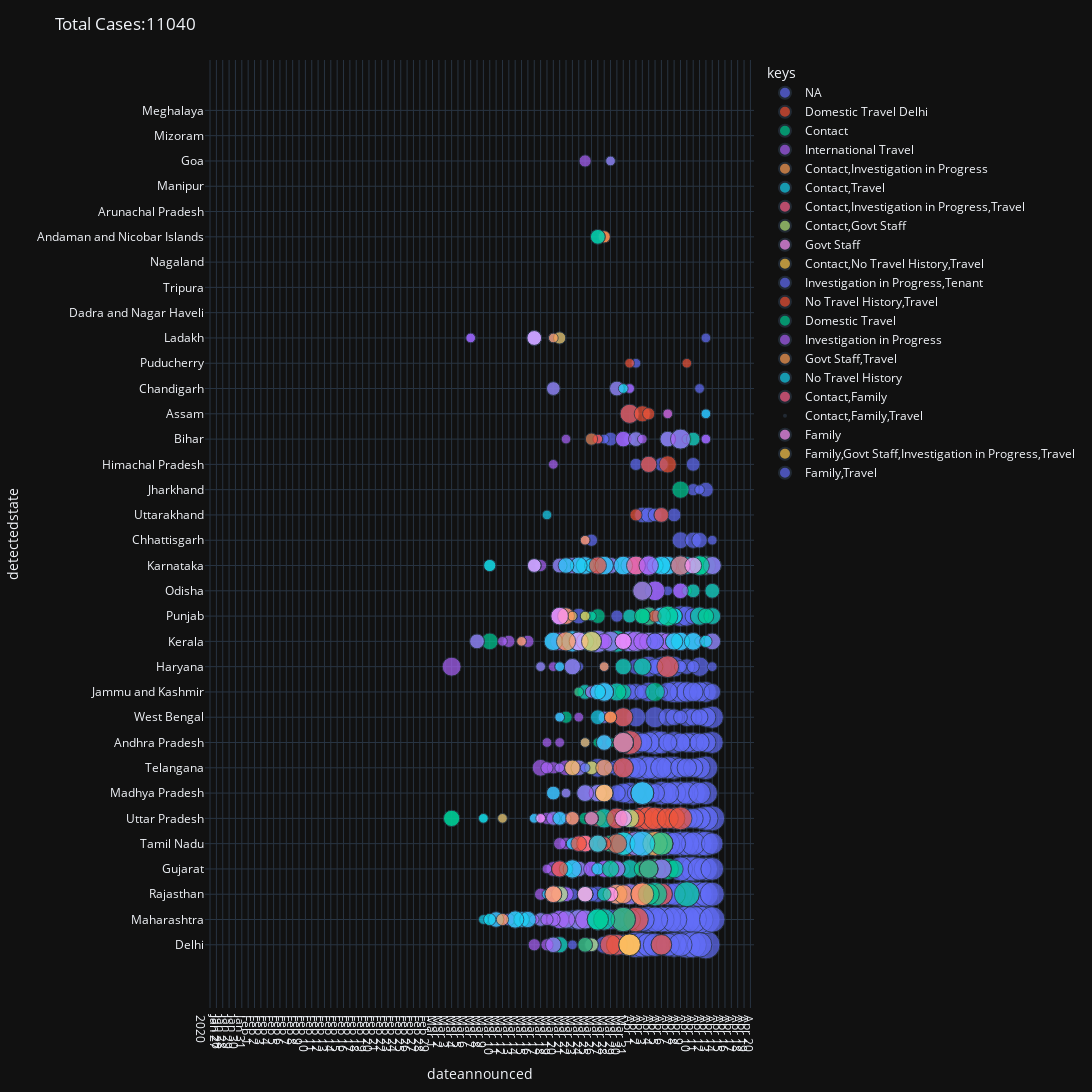

The cell this chart's notebook holds for it:
### Code cell
df1 = df[df['keys']!='_']
df1 = df1[df1['keys']!='N_A']
#dateannounced
#df1 = df1[df1['travel']==True]
print(len(df1))
dfa = pd.DataFrame(df1.groupby(['keys', 'dateannounced','detectedstate']).size().reset_index(name='counts'))
dfa = dfa.sort_values(by=['counts'], ascending=False)
dfa['total_ct'] = dfa.groupby('detectedstate')['counts'].transform('sum')
dfa['total_ct_daily'] = dfa.groupby(['dateannounced','detectedstate'])['counts'].transform('sum')
dfa['total_ct_daily_log'] = np.log(dfa['total_ct_daily'])
#dfa = dfa.sort_values(by=['detectedstate'])
#dfa = dfa.sort_values(by=['total_ct'])
fig = px.scatter(dfa, y='detectedstate', size='total_ct_daily_log', color='keys', 
                 x='dateannounced', template='plotly_dark', 
                 hover_data=['total_ct','counts'])#,range_x=['2020-03-01','2020-04-17'])
fig.update_layout(
    autosize=False,
    width=2500,
    height=1250,
    title_text='Total Cases:'+str(len(df)),
    xaxis=dict(
        tickmode='linear')
    )

fig.show()
fig.write_html("scatter_plot_breakdown.html")

### Figure 1 — Plotly figure (JSON) as saved in the notebook; plotly's stock layout.template omitted (floating-point values rounded to 4 significant figures; data arrays with more than 128 entries replaced by an {"elided": "..."} marker saying what was removed)
{"data": [{"customdata": {"elided": "322x2 int values"}, "hovertemplate": "keys=NA<br>dateannounced=%{x}<br>detectedstate=%{y}<br>total_ct_daily_log=%{marker.size}<br>total_ct=%{customdata[0]}<br>counts=%{customdata[1]}<extra></extra>", "legendgroup": "NA", "marker": {"color": "#636efa", "size": {"elided": "322 float values"}, "sizemode": "area", "sizeref": 0.01469, "symbol": "circle"}, "mode": "markers", "name": "NA", "showlegend": true, "type": "scatter", "x": {"elided": "322 str values"}, "xaxis": "x", "y": {"elided": "322 str values"}, "yaxis": "y"}, {"customdata": {"elided": "73x2 int values"}, "hovertemplate": "keys=Domestic Travel Delhi<br>dateannounced=%{x}<br>detectedstate=%{y}<br>total_ct_daily_log=%{marker.size}<br>total_ct=%{customdata[0]}<br>counts=%{customdata[1]}<extra></extra>", "legendgroup": "Domestic Travel Delhi", "marker": {"color": "#EF553B", "size": [4.7, 4.625, 4.454, 4.317, 4.304, 4.043, 4.205, 3.912, 3.829, 3.296, 4.094, 3.219, 3.497, 2.996, 3.367, 3.296, 2.708, 3.784, 3.045, 3.091, 2.197, 2.639, 1.946, 3.296, 3.135, 2.996, 3.555, 1.946, 1.946, 4.477, 2.485, 2.485, 2.079, 2.079, 1.099, 1.386, 2.89, 2.565, 2.773, 1.099, 3.296, 2.485, 0.6931, 1.792, 2.996, 4.407, 0.6931, 2.773, 0.6931, 1.099, 1.386, 3.045, 2.398, 3.829, 1.792, 1.792, 0.6931, 2.197, 3.892, 2.708, 1.609, 2.398, 1.946, 0.6931, 1.946, 2.833, 0, 0, 2.565, 1.946, 2.708, 0, 2.398], "sizemode": "area", "sizeref": 0.01469, "symbol": "circle"}, "mode": "markers", "name": "Domestic Travel Delhi", "showlegend": true, "type": "scatter", "x": ["2020-04-01", "2020-04-03", "2020-04-05", "2020-04-02", "2020-04-04", "2020-03-31", "2020-04-01", "2020-04-06", "2020-04-03", "2020-04-06", "2020-04-04", "2020-03-30", "2020-04-07", "2020-03-31", "2020-04-08", "2020-04-01", "2020-04-01", "2020-04-05", "2020-03-31", "2020-04-06", "2020-04-07", "2020-04-02", "2020-04-03", "2020-04-07", "2020-03-29", "2020-04-05", "2020-04-06", "2020-04-04", "2020-04-05", "2020-04-02", "2020-04-06", "2020-04-07", "2020-04-05", "2020-03-29", "2020-04-02", "2020-04-03", "2020-04-06", "2020-04-06", "2020-04-09", "2020-04-04", "2020-04-04", "2020-04-04", "2020-04-10", "2020-04-08", "2020-04-07", "2020-03-31", "2020-04-01", "2020-04-04", "2020-03-30", "2020-03-28", "2020-03-26", "2020-04-02", "2020-04-02", "2020-04-03", "2020-04-03", "2020-03-28", "2020-04-07", "2020-04-08", "2020-04-09", "2020-04-13", "2020-04-06", "2020-04-06", "2020-03-21", "2020-03-24", "2020-03-27", "2020-03-30", "2020-04-02", "2020-04-02", "2020-04-02", "2020-04-03", "2020-04-03", "2020-04-04", "2020-04-04"], "xaxis": "x", "y": ["Tamil Nadu", "Tamil Nadu", "Tamil Nadu", "Tamil Nadu", "Tamil Nadu", "Tamil Nadu", "Andhra Pradesh", "Tamil Nadu", "Uttar Pradesh", "Uttar Pradesh", "Uttar Pradesh", "Delhi", "Haryana", "Telangana", "Uttar Pradesh", "Rajasthan", "Assam", "Uttar Pradesh", "Andhra Pradesh", "Delhi", "Himachal Pradesh", "Karnataka", "Assam", "Uttar Pradesh", "Delhi", "Gujarat", "Rajasthan", "Himachal Pradesh", "Karnataka", "Maharashtra", "Karnataka", "Karnataka", "Kerala", "Tamil Nadu", "Uttarakhand", "Karnataka", "Gujarat", "Kerala", "Karnataka", "Assam", "Rajasthan", "Punjab", "Puducherry", "Karnataka", "Punjab", "Maharashtra", "Puducherry", "Karnataka", "Andhra Pradesh", "Andaman and Nicobar Islands", "Telangana", "Kerala", "Uttar Pradesh", "Rajasthan", "Punjab", "Andhra Pradesh", "Assam", "Kerala", "Uttar Pradesh", "Karnataka", "Uttarakhand", "Punjab", "Gujarat", "Jammu and Kashmir", "Uttar Pradesh", "Tamil Nadu", "Arunachal Pradesh", "Manipur", "Rajasthan", "Gujarat", "Odisha", "Chhattisgarh", "Kerala"], "yaxis": "y"}, {"customdata": {"elided": "152x2 int values"}, "hovertemplate": "keys=Contact<br>dateannounced=%{x}<br>detectedstate=%{y}<br>total_ct_daily_log=%{marker.size}<br>total_ct=%{customdata[0]}<br>counts=%{customdata[1]}<extra></extra>", "legendgroup": "Contact", "marker": {"color": "#00cc96", "size": {"elided": "152 float values"}, "sizemode": "area", "sizeref": 0.01469, "symbol": "circle"}, "mode": "markers", "name": "Contact", "showlegend": true, "type": "scatter", "x": {"elided": "152 str values"}, "xaxis": "x", "y": {"elided": "152 str values"}, "yaxis": "y"}, {"customdata": {"elided": "207x2 int values"}, "hovertemplate": "keys=International Travel<br>dateannounced=%{x}<br>detectedstate=%{y}<br>total_ct_daily_log=%{marker.size}<br>total_ct=%{customdata[0]}<br>counts=%{customdata[1]}<extra></extra>", "legendgroup": "International Travel", "marker": {"color": "#ab63fa", "size": {"elided": "207 float values"}, "sizemode": "area", "sizeref": 0.01469, "symbol": "circle"}, "mode": "markers", "name": "International Travel", "showlegend": true, "type": "scatter", "x": {"elided": "207 str values"}, "xaxis": "x", "y": {"elided": "207 str values"}, "yaxis": "y"}, {"customdata": [[1204, 14], [969, 8], [184, 5], [1204, 4], [17, 2], [473, 2], [969, 2], [60, 2], [17, 1], [184, 1], [1204, 1], [11, 1], [21, 1]], "hovertemplate": "keys=Contact,Investigation in Progress<br>dateannounced=%{x}<br>detectedstate=%{y}<br>total_ct_daily_log=%{marker.size}<br>total_ct=%{customdata[0]}<br>counts=%{customdata[1]}<extra></extra>", "legendgroup": "Contact,Investigation in Progress", "marker": {"color": "#FFA15A", "size": [3.912, 2.996, 2.079, 4.454, 1.099, 3.045, 2.639, 2.708, 0.6931, 0.6931, 2.079, 1.099, 0], "sizemode": "area", "sizeref": 0.01469, "symbol": "circle"}, "mode": "markers", "name": "Contact,Investigation in Progress", "showlegend": true, "type": "scatter", "x": ["2020-04-06", "2020-03-30", "2020-03-22", "2020-04-05", "2020-03-21", "2020-03-31", "2020-03-31", "2020-04-03", "2020-03-20", "2020-03-23", "2020-03-25", "2020-03-28", "2020-04-02"], "xaxis": "x", "y": ["Tamil Nadu", "Rajasthan", "Punjab", "Tamil Nadu", "Ladakh", "Andhra Pradesh", "Rajasthan", "Odisha", "Ladakh", "Punjab", "Tamil Nadu", "Andaman and Nicobar Islands", "Chandigarh"], "yaxis": "y"}, {"customdata": {"elided": "65x2 int values"}, "hovertemplate": "keys=Contact,Travel<br>dateannounced=%{x}<br>detectedstate=%{y}<br>total_ct_daily_log=%{marker.size}<br>total_ct=%{customdata[0]}<br>counts=%{customdata[1]}<extra></extra>", "legendgroup": "Contact,Travel", "marker": {"color": "#19d3f3", "size": [3.332, 2.833, 3.85, 1.609, 1.792, 1.792, 2.303, 1.386, 2.565, 2.485, 2.485, 3.045, 2.197, 1.792, 1.946, 1.386, 2.079, 2.197, 0.6931, 2.565, 2.485, 4.043, 0.6931, 0.6931, 1.946, 2.079, 1.099, 0, 0, 0, 0, 1.609, 0, 1.099, 0.6931, 0, 0.6931, 1.386, 2.485, 1.946, 0.6931, 2.485, 2.398, 2.197, 2.303, 0.6931, 2.303, 0.6931, 1.099, 1.792, 1.099, 1.609, 1.386, 0.6931, 1.386, 1.792, 2.485, 3.332, 1.099, 2.639, 0.6931, 2.197, 1.792, 2.944, 1.386], "sizemode": "area", "sizeref": 0.01469, "symbol": "circle"}, "mode": "markers", "name": "Contact,Travel", "showlegend": true, "type": "scatter", "x": ["2020-03-27", "2020-03-30", "2020-04-03", "2020-03-27", "2020-03-11", "2020-03-15", "2020-03-25", "2020-03-20", "2020-03-31", "2020-04-07", "2020-04-09", "2020-03-31", "2020-03-27", "2020-03-28", "2020-03-16", "2020-03-26", "2020-03-24", "2020-03-14", "2020-03-19", "2020-03-28", "2020-03-28", "2020-03-31", "2020-03-19", "2020-03-09", "2020-04-05", "2020-03-31", "2020-03-10", "2020-03-12", "2020-03-18", "2020-03-09", "2020-03-04", "2020-03-17", "2020-03-13", "2020-03-10", "2020-03-17", "2020-03-17", "2020-03-09", "2020-03-17", "2020-03-20", "2020-04-08", "2020-03-31", "2020-04-06", "2020-04-06", "2020-04-08", "2020-04-10", "2020-03-21", "2020-04-11", "2020-04-13", "2020-04-13", "2020-03-27", "2020-03-27", "2020-03-27", "2020-03-21", "2020-03-21", "2020-03-22", "2020-03-22", "2020-03-23", "2020-03-23", "2020-03-23", "2020-03-24", "2020-03-25", "2020-03-25", "2020-03-25", "2020-03-26", "2020-03-26"], "xaxis": "x", "y": ["Maharashtra", "Tamil Nadu", "Madhya Pradesh", "West Bengal", "Maharashtra", "Maharashtra", "Karnataka", "Madhya Pradesh", "Karnataka", "Karnataka", "Kerala", "Andhra Pradesh", "Tamil Nadu", "Andhra Pradesh", "Maharashtra", "Karnataka", "Karnataka", "Maharashtra", "Rajasthan", "Jammu and Kashmir", "Karnataka", "Tamil Nadu", "Uttarakhand", "Maharashtra", "Karnataka", "Uttar Pradesh", "Maharashtra", "Karnataka", "Tamil Nadu", "Karnataka", "Rajasthan", "Ladakh", "Delhi", "Karnataka", "Uttar Pradesh", "Telangana", "Uttar Pradesh", "Karnataka", "Kerala", "Punjab", "Chandigarh", "Karnataka", "Punjab", "Kerala", "Karnataka", "Haryana", "Kerala", "Assam", "Kerala", "Jammu and Kashmir", "Gujarat", "Andaman and Nicobar Islands", "Uttar Pradesh", "West Bengal", "Gujarat", "Karnataka", "Gujarat", "Kerala", "Tamil Nadu", "Kerala", "Andhra Pradesh", "Kerala", "Rajasthan", "Kerala", "Uttar Pradesh"], "yaxis": "y"}, {"customdata": [[969, 7], [258, 1], [473, 1], [1204, 1]], "hovertemplate": "keys=Contact,Investigation in Progress,Travel<br>dateannounced=%{x}<br>detectedstate=%{y}<br>total_ct_daily_log=%{marker.size}<br>total_ct=%{customdata[0]}<br>counts=%{customdata[1]}<extra></extra>", "legendgroup": "Contact,Investigation in Progress,Travel", "marker": {"color": "#FF6692", "size": [3.829, 2.639, 3.045, 2.079], "sizemode": "area", "sizeref": 0.01469, "symbol": "circle"}, "mode": "markers", "name": "Contact,Investigation in Progress,Travel", "showlegend": true, "type": "scatter", "x": ["2020-04-03", "2020-04-02", "2020-03-31", "2020-03-25"], "xaxis": "x", "y": ["Rajasthan", "Karnataka", "Andhra Pradesh", "Tamil Nadu"], "yaxis": "y"}, {"customdata": [[969, 5], [592, 2], [969, 2], [1510, 1], [657, 1]], "hovertemplate": "keys=Contact,Govt Staff<br>dateannounced=%{x}<br>detectedstate=%{y}<br>total_ct_daily_log=%{marker.size}<br>total_ct=%{customdata[0]}<br>counts=%{customdata[1]}<extra></extra>", "legendgroup": "Contact,Govt Staff", "marker": {"color": "#B6E880", "size": [1.946, 1.386, 1.792, 1.386, 2.565], "sizemode": "area", "sizeref": 0.01469, "symbol": "circle"}, "mode": "markers", "name": "Contact,Govt Staff", "showlegend": true, "type": "scatter", "x": ["2020-03-21", "2020-03-26", "2020-03-25", "2020-03-26", "2020-04-01"], "xaxis": "x", "y": ["Rajasthan", "Telangana", "Rajasthan", "Delhi", "Uttar Pradesh"], "yaxis": "y"}, {"customdata": [[969, 5], [258, 1], [17, 1], [657, 1], [1510, 1], [386, 1], [198, 1], [969, 1], [198, 1], [614, 1], [969, 1], [1510, 1]], "hovertemplate": "keys=Govt Staff<br>dateannounced=%{x}<br>detectedstate=%{y}<br>total_ct_daily_log=%{marker.size}<br>total_ct=%{customdata[0]}<br>counts=%{customdata[1]}<extra></extra>", "legendgroup": "Govt Staff", "marker": {"color": "#FF97FF", "size": [2.079, 1.386, 1.609, 0.6931, 0, 2.639, 0, 1.792, 0, 2.303, 1.609, 3.466], "sizemode": "area", "sizeref": 0.01469, "symbol": "circle"}, "mode": "markers", "name": "Govt Staff", "showlegend": true, "type": "scatter", "x": ["2020-03-20", "2020-03-17", "2020-03-17", "2020-03-18", "2020-03-22", "2020-03-24", "2020-03-25", "2020-03-25", "2020-03-26", "2020-03-28", "2020-03-29", "2020-04-01"], "xaxis": "x", "y": ["Rajasthan", "Karnataka", "Ladakh", "Uttar Pradesh", "Delhi", "Kerala", "Haryana", "Rajasthan", "Haryana", "Madhya Pradesh", "Rajasthan", "Delhi"], "yaxis": "y"}, {"customdata": [[614, 5], [657, 1], [592, 1], [184, 1], [386, 1]], "hovertemplate": "keys=Contact,No Travel History,Travel<br>dateannounced=%{x}<br>detectedstate=%{y}<br>total_ct_daily_log=%{marker.size}<br>total_ct=%{customdata[0]}<br>counts=%{customdata[1]}<extra></extra>", "legendgroup": "Contact,No Travel History,Travel", "marker": {"color": "#FECB52", "size": [2.303, 0, 1.792, 0.6931, 2.944], "sizemode": "area", "sizeref": 0.01469, "symbol": "circle"}, "mode": "markers", "name": "Contact,No Travel History,Travel", "showlegend": true, "type": "scatter", "x": ["2020-03-28", "2020-03-24", "2020-03-23", "2020-03-25", "2020-03-26"], "xaxis": "x", "y": ["Madhya Pradesh", "Uttar Pradesh", "Telangana", "Punjab", "Kerala"], "yaxis": "y"}, {"customdata": [[60, 5]], "hovertemplate": "keys=Investigation in Progress,Tenant<br>dateannounced=%{x}<br>detectedstate=%{y}<br>total_ct_daily_log=%{marker.size}<br>total_ct=%{customdata[0]}<br>counts=%{customdata[1]}<extra></extra>", "legendgroup": "Investigation in Progress,Tenant", "marker": {"color": "#636efa", "size": [2.708], "sizemode": "area", "sizeref": 0.01469, "symbol": "circle"}, "mode": "markers", "name": "Investigation in Progress,Tenant", "showlegend": true, "type": "scatter", "x": ["2020-04-03"], "xaxis": "x", "y": ["Odisha"], "yaxis": "y"}, {"customdata": [[1510, 4], [184, 2], [66, 1], [617, 1], [190, 1], [657, 1], [1204, 1], [190, 1], [1204, 1], [1204, 1], [258, 1], [66, 1], [1204, 1], [617, 1], [1510, 1]], "hovertemplate": "keys=No Travel History,Travel<br>dateannounced=%{x}<br>detectedstate=%{y}<br>total_ct_daily_log=%{marker.size}<br>total_ct=%{customdata[0]}<br>counts=%{customdata[1]}<extra></extra>", "legendgroup": "No Travel History,Travel", "marker": {"color": "#EF553B", "size": [1.609, 1.099, 0.6931, 2.565, 2.708, 3.178, 2.833, 1.099, 1.386, 2.197, 2.197, 1.099, 1.792, 1.946, 0], "sizemode": "area", "sizeref": 0.01469, "symbol": "circle"}, "mode": "markers", "name": "No Travel History,Travel", "showlegend": true, "type": "scatter", "x": ["2020-03-25", "2020-04-05", "2020-03-27", "2020-04-04", "2020-03-31", "2020-03-30", "2020-03-30", "2020-03-29", "2020-03-28", "2020-03-27", "2020-03-27", "2020-03-26", "2020-03-24", "2020-03-21", "2020-03-09"], "xaxis": "x", "y": ["Delhi", "Punjab", "Bihar", "Gujarat", "West Bengal", "Uttar Pradesh", "Tamil Nadu", "West Bengal", "Tamil Nadu", "Tamil Nadu", "Karnataka", "Bihar", "Tamil Nadu", "Gujarat", "Delhi"], "yaxis": "y"}, {"customdata": [[969, 4], [11, 4], [2455, 3], [2455, 2], [657, 1], [1510, 1], [11, 1], [969, 1], [617, 1], [184, 1], [617, 1], [969, 1], [1204, 1], [184, 1], [258, 1], [258, 1]], "hovertemplate": "keys=Domestic Travel<br>dateannounced=%{x}<br>detectedstate=%{y}<br>total_ct_daily_log=%{marker.size}<br>total_ct=%{customdata[0]}<br>counts=%{customdata[1]}<extra></extra>", "legendgroup": "Domestic Travel", "marker": {"color": "#00cc96", "size": [4.094, 1.609, 3.332, 3.332, 1.946, 1.609, 0, 1.386, 2.079, 1.792, 2.565, 3.296, 3.912, 2.996, 2.773, 2.833], "sizemode": "area", "sizeref": 0.01469, "symbol": "circle"}, "mode": "markers", "name": "Domestic Travel", "showlegend": true, "type": "scatter", "x": ["2020-04-05", "2020-03-27", "2020-03-28", "2020-03-27", "2020-03-04", "2020-03-25", "2020-03-26", "2020-03-28", "2020-03-29", "2020-04-03", "2020-04-04", "2020-04-04", "2020-04-06", "2020-04-07", "2020-04-09", "2020-04-12"], "xaxis": "x", "y": ["Rajasthan", "Andaman and Nicobar Islands", "Maharashtra", "Maharashtra", "Uttar Pradesh", "Delhi", "Andaman and Nicobar Islands", "Rajasthan", "Gujarat", "Punjab", "Gujarat", "Rajasthan", "Tamil Nadu", "Punjab", "Karnataka", "Karnataka"], "yaxis": "y"}, {"customdata": [[258, 3]], "hovertemplate": "keys=Investigation in Progress<br>dateannounced=%{x}<br>detectedstate=%{y}<br>total_ct_daily_log=%{marker.size}<br>total_ct=%{customdata[0]}<br>counts=%{customdata[1]}<extra></extra>", "legendgroup": "Investigation in Progress", "marker": {"color": "#ab63fa", "size": [2.773], "sizemode": "area", "sizeref": 0.01469, "symbol": "circle"}, "mode": "markers", "name": "Investigation in Progress", "showlegend": true, "type": "scatter", "x": ["2020-04-04"], "xaxis": "x", "y": ["Karnataka"], "yaxis": "y"}, {"customdata": [[969, 3], [1510, 1], [1, 1], [190, 1], [35, 1], [592, 1], [2455, 1], [657, 1], [386, 1], [198, 1], [969, 1], [386, 1], [32, 1], [657, 1], [473, 1], [33, 1]], "hovertemplate": "keys=Govt Staff,Travel<br>dateannounced=%{x}<br>detectedstate=%{y}<br>total_ct_daily_log=%{marker.size}<br>total_ct=%{customdata[0]}<br>counts=%{customdata[1]}<extra></extra>", "legendgroup": "Govt Staff,Travel", "marker": {"color": "#FFA15A", "size": [3.829, 3.466, 0, 1.099, 0, 2.079, 1.099, 0.6931, 0.6931, 0.6931, 2.079, 2.708, 0, 1.386, 0.6931, 0.6931], "sizemode": "area", "sizeref": 0.01469, "symbol": "circle"}, "mode": "markers", "name": "Govt Staff,Travel", "showlegend": true, "type": "scatter", "x": ["2020-04-03", "2020-04-01", "2020-04-13", "2020-03-29", "2020-03-28", "2020-03-28", "2020-03-12", "2020-03-12", "2020-03-15", "2020-03-28", "2020-03-20", "2020-03-22", "2020-03-23", "2020-03-23", "2020-03-25", "2020-03-25"], "xaxis": "x", "y": ["Rajasthan", "Delhi", "Meghalaya", "West Bengal", "Uttarakhand", "Telangana", "Maharashtra", "Uttar Pradesh", "Kerala", "Haryana", "Rajasthan", "Kerala", "Himachal Pradesh", "Uttar Pradesh", "Andhra Pradesh", "Chhattisgarh"], "yaxis": "y"}, {"customdata": [[1204, 2], [1204, 1], [190, 1]], "hovertemplate": "keys=No Travel History<br>dateannounced=%{x}<br>detectedstate=%{y}<br>total_ct_daily_log=%{marker.size}<br>total_ct=%{customdata[0]}<br>counts=%{customdata[1]}<extra></extra>", "legendgroup": "No Travel History", "marker": {"color": "#19d3f3", "size": [2.197, 4.625, 0], "sizemode": "area", "sizeref": 0.01469, "symbol": "circle"}, "mode": "markers", "name": "No Travel History", "showlegend": true, "type": "scatter", "x": ["2020-03-27", "2020-04-03", "2020-03-26"], "xaxis": "x", "y": ["Tamil Nadu", "Tamil Nadu", "West Bengal"], "yaxis": "y"}, {"customdata": [[258, 1], [657, 1]], "hovertemplate": "keys=Contact,Family<br>dateannounced=%{x}<br>detectedstate=%{y}<br>total_ct_daily_log=%{marker.size}<br>total_ct=%{customdata[0]}<br>counts=%{customdata[1]}<extra></extra>", "legendgroup": "Contact,Family", "marker": {"color": "#FF6692", "size": [2.773, 1.386], "sizemode": "area", "sizeref": 0.01469, "symbol": "circle"}, "mode": "markers", "name": "Contact,Family", "showlegend": true, "type": "scatter", "x": ["2020-04-09", "2020-03-26"], "xaxis": "x", "y": ["Karnataka", "Uttar Pradesh"], "yaxis": "y"}, {"customdata": [[184, 1]], "hovertemplate": "keys=Contact,Family,Travel<br>dateannounced=%{x}<br>detectedstate=%{y}<br>total_ct_daily_log=%{marker.size}<br>total_ct=%{customdata[0]}<br>counts=%{customdata[1]}<extra></extra>", "legendgroup": "Contact,Family,Travel", "marker": {"color": "#B6E880", "size": [0], "sizemode": "area", "sizeref": 0.01469, "symbol": "circle"}, "mode": "markers", "name": "Contact,Family,Travel", "showlegend": true, "type": "scatter", "x": ["2020-04-02"], "xaxis": "x", "y": ["Punjab"], "yaxis": "y"}, {"customdata": [[184, 1], [386, 1], [657, 1], [258, 1]], "hovertemplate": "keys=Family<br>dateannounced=%{x}<br>detectedstate=%{y}<br>total_ct_daily_log=%{marker.size}<br>total_ct=%{customdata[0]}<br>counts=%{customdata[1]}<extra></extra>", "legendgroup": "Family", "marker": {"color": "#FF97FF", "size": [2.303, 1.946, 2.079, 2.079], "sizemode": "area", "sizeref": 0.01469, "symbol": "circle"}, "mode": "markers", "name": "Family", "showlegend": true, "type": "scatter", "x": ["2020-03-21", "2020-03-31", "2020-03-31", "2020-04-11"], "xaxis": "x", "y": ["Punjab", "Kerala", "Uttar Pradesh", "Karnataka"], "yaxis": "y"}, {"customdata": [[1510, 1]], "hovertemplate": "keys=Family,Govt Staff,Investigation in Progress,Travel<br>dateannounced=%{x}<br>detectedstate=%{y}<br>total_ct_daily_log=%{marker.size}<br>total_ct=%{customdata[0]}<br>counts=%{customdata[1]}<extra></extra>", "legendgroup": "Family,Govt Staff,Investigation in Progress,Travel", "marker": {"color": "#FECB52", "size": [3.466], "sizemode": "area", "sizeref": 0.01469, "symbol": "circle"}, "mode": "markers", "name": "Family,Govt Staff,Investigation in Progress,Travel", "showlegend": true, "type": "scatter", "x": ["2020-04-01"], "xaxis": "x", "y": ["Delhi"], "yaxis": "y"}, {"customdata": [[386, 1], [592, 1], [386, 1]], "hovertemplate": "keys=Family,Travel<br>dateannounced=%{x}<br>detectedstate=%{y}<br>total_ct_daily_log=%{marker.size}<br>total_ct=%{customdata[0]}<br>counts=%{customdata[1]}<extra></extra>", "legendgroup": "Family,Travel", "marker": {"color": "#636efa", "size": [0, 0.6931, 2.079], "sizemode": "area", "sizeref": 0.01469, "symbol": "circle"}, "mode": "markers", "name": "Family,Travel", "showlegend": true, "type": "scatter", "x": ["2020-03-09", "2020-03-25", "2020-04-05"], "xaxis": "x", "y": ["Kerala", "Telangana", "Kerala"], "yaxis": "y"}], "layout": {"autosize": false, "height": 1250, "legend": {"itemsizing": "constant", "title": {"text": "keys"}, "tracegroupgap": 0}, "margin": {"t": 60}, "title": {"text": "Total Cases:11040"}, "width": 2500, "xaxis": {"anchor": "y", "domain": [0, 1], "tickmode": "linear", "title": {"text": "dateannounced"}}, "yaxis": {"anchor": "x", "domain": [0, 1], "title": {"text": "detectedstate"}}}}
